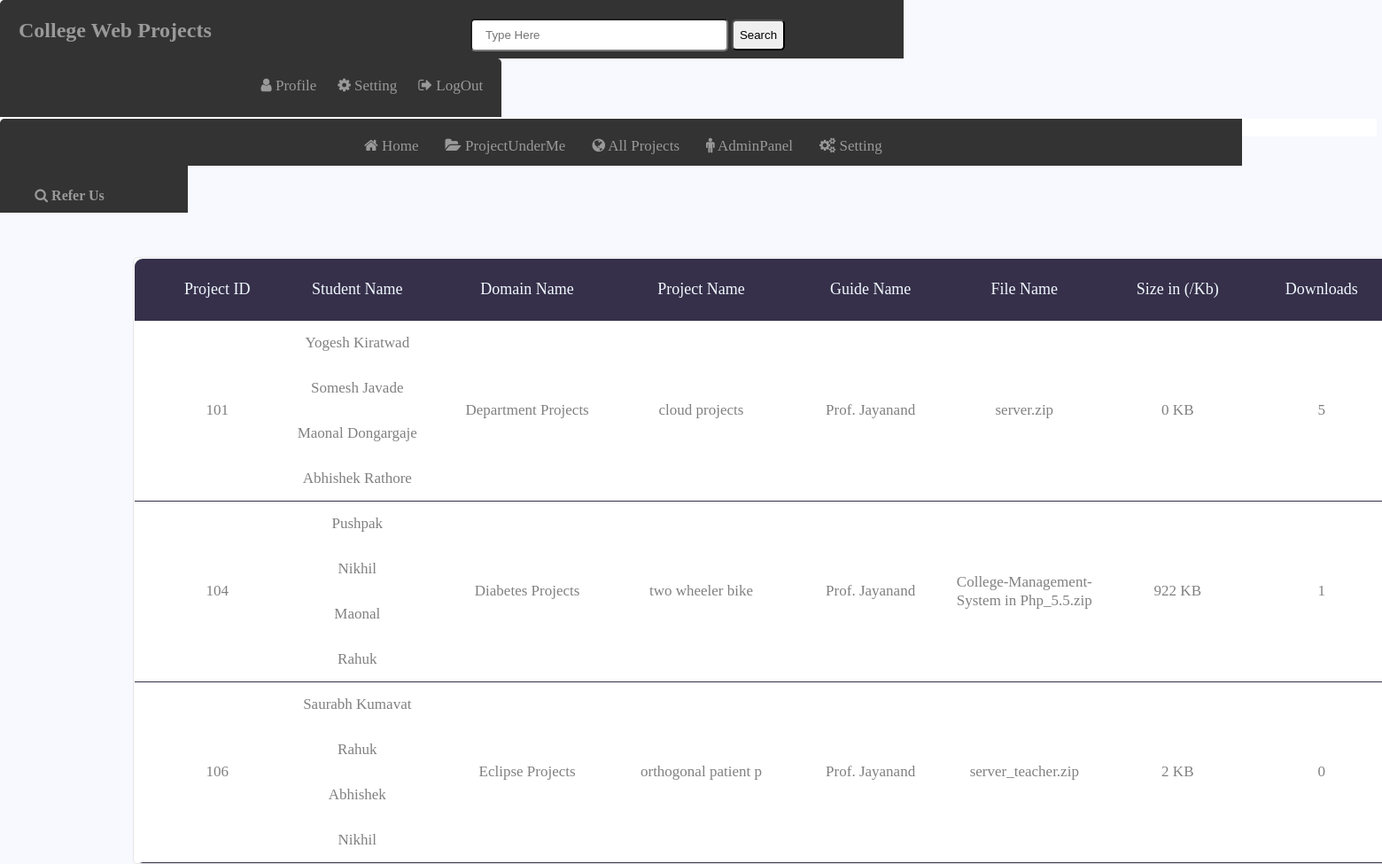
The page /testing.php on the database its author committed.
### tables this page shows
CREATE TABLE IF NOT EXISTS `groups` (
  `id` int(10) NOT NULL AUTO_INCREMENT,
  `year` varchar(10) NOT NULL,
  `dname` varchar(20) NOT NULL,
  `pname` varchar(20) NOT NULL,
  `tname` varchar(20) NOT NULL,
  `stname1` varchar(20) NOT NULL,
  `stname2` varchar(20) NOT NULL,
  `stname3` varchar(20) NOT NULL,
  `stname4` varchar(20) NOT NULL,
  `status` varchar(10) NOT NULL,
  PRIMARY KEY (`id`)
);

CREATE TABLE IF NOT EXISTS `files` (
  `id` int(10) NOT NULL,
  `name` varchar(255) NOT NULL,
  `size` int(11) NOT NULL,
  `downloads` int(11) NOT NULL,
  PRIMARY KEY (`id`)
);

### filesLogic.php (called while the page is built, shortened)
<?php
$conn = mysqli_connect('localhost', 'root', '', 'project');
$sql = "SELECT * FROM groups,files where groups.id=files.id and tname='Prof. Jayanand'";
$result = mysqli_query($conn, $sql);
$files = mysqli_fetch_all($result, MYSQLI_ASSOC);
?>

### testing.php (the view, shortened to what this page needs)
<?php include 'filesLogic.php';?>
<!DOCTYPE html PUBLIC "-//W3C//DTD XHTML 1.0 Transitional//EN" "http://www.w3.org/TR/xhtml1/DTD/xhtml1-transitional.dtd">
<html xmlns="http://www.w3.org/1999/xhtml"><head>
<link rel="stylesheet" href="css/pstyle4.css" />
<link rel="stylesheet" href="css/pstyle3.css" />
<link rel="stylesheet" href="css/domain-stylecss.css"/	>
<link rel="stylesheet" href="css/table.css">
</head>
<body>
<div class="header">
<h2>College Web Projects</h2>
</div>
<div class="form">
<form action="#" method="post">
<input class="inp" type="search" placeholder="Type Here" size="30px"  />
<button class="btn" type="submit">Search</button>
</form>
</div>
<div class="ol">
<a class="a" href="#"><i class="fa fa-user" aria-hidden="true"></i> Profile</a>
<a class="a" href="#"><i class="fa fa-cog" aria-hidden="true"></i>
 Setting</a>
<a class="a" href="../../../Users/hp/Documents/Unnamed Site 2/login.htm"><i class="fa fa-sign-out" aria-hidden="true"></i>
 LogOut</a>
</div><br />
<hr color="#FFFFFF" width="1352px" size="2px" />
<div class="header2">
</div>
<div class="form1">
<a class="a1" href="home-admin.php"><i class="fa fa-home" aria-hidden="true"></i> Home</a>
<a class="a1" href="project_under_me.php"><i class="fa fa-folder-open" aria-hidden="true"></i>
  ProjectUnderMe</a>
<a class="a1" href="all-projects.php"><i class="fa fa-globe" aria-hidden="true"></i>
  All Projects</a>
<a class="a1" href="admin-panel.php"><i class="fa fa-male" aria-hidden="true"></i>
  AdminPanel</a>
<a class="a1" href="setting.php" ><i class="fa fa-cogs" aria-hidden="true"></i> Setting</a>
</div>
<div class="main">
<ol>
<li style="text-decoration:inherit; text-height:10px;"><a><b><i class="fa fa-search" aria-hidden="true"></i>
Refer Us</b></a>
</li>
</ol>
</div>
<hr width="150px" size="20px" color="white" />
<div class="contin">
					<table>
						<thead>
							<tr class="table100-head">
								<th class="column1">Project ID</th>
								<th class="column2">Student Name</th>
								<th class="column3">Domain Name</th>
								<th class="column4">Project Name</th>
								<th class="column5">Guide Name</th>
								<th class="column6">File Name</th>
								<th class="column7">Size in (/Kb)</th>
								<th class="column8">Downloads</th>
							</tr>
						</thead>
						<tbody>
								<?php foreach ($files as $file): ?>
								<tr>
									<td class="column1" rowspan="4"><?php echo $file['id']; ?></td>
	  								<td class="column2" style="border-bottom:1px solid #FFFFFF;" ><?php echo $file['stname1']; ?></td>
    			   				    <td class="column3" rowspan="4"><?php echo $file['dname']; ?></td>
	  								<td class="column4" rowspan="4"><?php echo $file['pname']; ?></td>
	  								<td class="column5" rowspan="4"><?php echo $file['tname']; ?></td>
	  								<td class="column6" rowspan="4"><?php echo $file['name']; ?></td>
     								<td class="column7" rowspan="4"><?php echo floor($file['size'] / 1000) . ' KB'; ?></td>
      								<td class="column8" rowspan="4"><?php echo $file['downloads']; ?></td>
								</tr>
								<tr>
									<td class="column2" style="border-bottom:1px solid #FFFFFF;"><?php echo $file['stname2']; ?></td>
								</tr>
								<tr>
									<td class="column2" style="border-bottom:1px solid #FFFFFF;"><?php echo $file['stname3']; ?></td>
								</tr>
								<tr>
									<td class="column2"><?php echo $file['stname4']; ?></td>
								</tr>
								<?php endforeach;?>
						</tbody>
					</table>
	</div>
</body>
</html>

### css/pstyle4.css (style rules this page uses)
* { margin:0px; padding:0px; }
body { front size:120px; background:#F8F8FF; font:"Comic Sans MS", cursive; }
.header { width:30%; margin:0px auto 0px; color:#999999; background:#333333; text-align:left; border:1px solid #333333; border-bottom:none; border-radius:5px 0px 0px 0px; padding:20px; float:left; height:25px; }
.form { width:30%; margin:0px auto 0px; color:#FFFFFF; background:#333333; text-align:left; border:1px solid #333333; border-bottom:none; border-radius:0px 0px 0px 0px; padding:20px; float:left; height:25px; }
.btn { height:35px; width:60px; border-radius:5px 5px 5px 5px; outline:none; }
.inp { padding:15px; margin:0px auto 0px; height:37px; border-radius:5px 5px 5px 5px; }
.ol { width:32%; margin:0px auto 0px; background:#333333; border:1px solid #333333; border-bottom:none; border-radius:0px 5px 0px 0px; padding:20px; padding-left: 45px; float:left; height:25px; text-align: right; }
.a { color:#999999; width:20px; text-decoration:none; margin-left:20px; font-size:17px; }
.header2 { width:20%; margin:0px auto 0px; color:#999999; background:#333333; text-align:left; border:1px solid #333333; border-bottom:none; border-radius:5px 0px 0px 0px; padding:20px; float:left; height:12px; }
.form1 { width:63%; margin:0px auto 0px; color:#999999; background:#333333; text-align:left; border:1px solid #333333; border-bottom:none; border-radius:0px 0px 0px 0px; padding:20px; padding-left: 43px; float:left; height:12px; }
.main { width:170px; margin:0px auto 0px; color:#999999; background:#333333; text-align:left; border:1px solid #333333; border-bottom:none; border-radius:0px 0px 0px 0px; padding:20px; float:left; height:12px; display:block; }
.a1,.all { color:#999999; width:20px; text-decoration:none; margin:13px; font-size: 17px; }
ol { margin:0px; padding:0px; list-style:none; }
ol li { float:left; width:115px; height:32px; background-color:#333333; line-height:25px; text-align:center; }
ol li a { text-decoration:none; color:#999999; display:block; }

### css/domain-stylecss.css (style rules this page uses)
.contin { float:left; width: 1600px; min-height: 70vh; background:#FFFFFF; margin-top: 50px; margin-left:150px; border:1px solid #E6E6E6; padding:0px; border-radius:5px 5px 5px 5px; }
table { width: 80%; border-collapse: collapse; margin: 100px auto; }
th, td { height: 50px; vertical-align: center; border: 1px solid black; margin-left: 15px; text-align: center; }

### css/table.css (style rules this page uses)
table { border-spacing: 1; border-collapse: collapse; background: white; border-radius: 10px; overflow: hidden; width: 100%; margin: 0 auto; position: relative; border:1px solid #FFFFFF; border-bottom:none; }
table * { position: relative; border: none; border-bottom:1px solid #36304a; }
table td, table th { padding-left: 8px; }
table thead tr { height: 70px; background:#36304a; }
table tbody tr { height: 50px; }
table tbody tr:last-child { border: 0; }
table td, table th { text-align: center; }
.table100-head th { font-family: OpenSans-Regular; font-size: 18px; color:aliceblue; line-height: 1.2; font-weight: unset; }
tbody tr { font-family: OpenSans-Regular; font-size: 17px; color: #808080; line-height: 1.2; font-weight: unset; }
.column1 { width: 110px; padding-left: 40px; text-align:center; }
.column2 { width: 200px; text-align:center; }
.column3 { width: 180px; text-align:center; }
.column4 { width: 210px; text-align:center; }
.column5 { width: 170px; text-align: center; }
.column6 { width: 170px; text-align: center; }
.column7 { width: 170px; text-align: center; }
.column8 { width: 150px; text-align: center; }

### rows shown on the page
groups: files.id "101", stname1 "Yogesh Kiratwad", dname "Department Projects", pname "cloud projects", tname "Prof. Jayanand", files.name "server.zip", files.size "0", files.downloads "5", stname2 "Somesh Javade", stname3 "Maonal Dongargaje", stname4 "Abhishek Rathore"
groups: files.id "104", stname1 "Pushpak", dname "Diabetes Projects", pname "two wheeler bike", tname "Prof. Jayanand", files.name "College-Management-System in Php_5.5.zip", files.size "922", files.downloads "1", stname2 "Nikhil", stname3 "Maonal", stname4 "Rahuk"
groups: files.id "106", stname1 "Saurabh Kumavat", dname "Eclipse Projects", pname "orthogonal patient p", tname "Prof. Jayanand", files.name "server_teacher.zip", files.size "2", files.downloads "0", stname2 "Rahuk", stname3 "Abhishek", stname4 "Nikhil"
